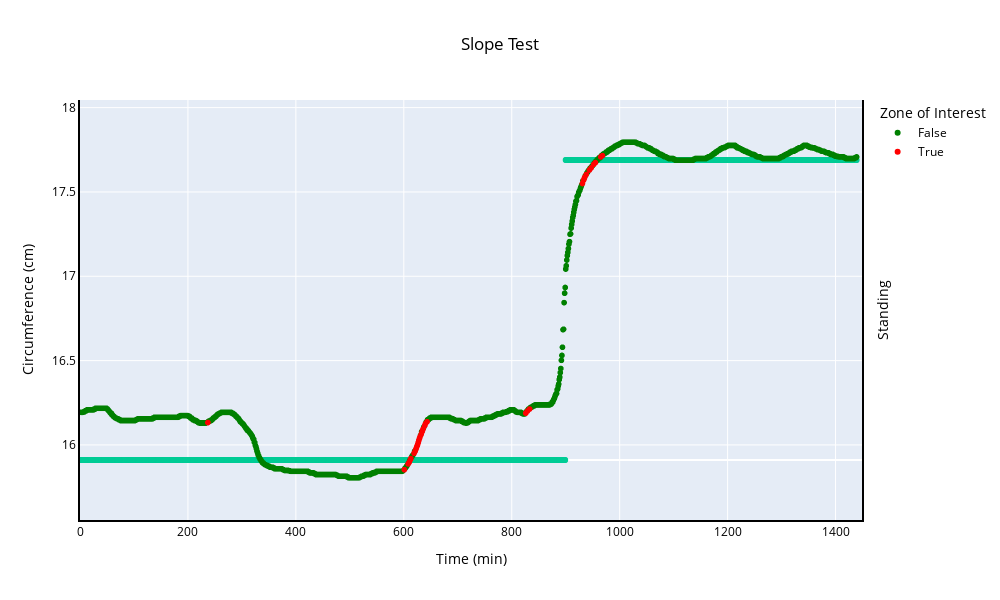

This figure's notebook cell:
### Code cell
import plotly.express as px
import pandas as pd

# Sample data setup
# Example x values
# Example y values for the first plot
second_variable_y = averaged_s  # Example y values for the second plot
# Conditions for color

data = {
    'Time (min)': averaged_x,
    'Circumference (cm)': averaged_y,
    'Standing': second_variable_y,
    'Zone of Interest': conditions_slope
}

df = pd.DataFrame(data)

# Creating the scatter plot for the first variable
fig = px.scatter(df, 
                 x='Time (min)', 
                 y='Circumference (cm)', 
                 color='Zone of Interest',  # This assigns a color based on the 'Zone of Interest' column
                 title='Scatter Plot Example',
                 color_discrete_map={True: 'red', False: 'green'})  # Mapping True to red and False to green

# Adding a scatter plot for the second variable
fig.add_scatter(x=df['Time (min)'], y=df['Standing'], 
                mode='markers', yaxis='y2', name='Standing', showlegend=False)

# Update layout for background color and axes properties
fig.update_layout({
    'xaxis': {
        'range': [0, max(averaged_x) + 10],  # Set the starting point of x-axis at 0
        'tickcolor': 'black',  # Tick marks color
        'linecolor': 'black',  # Axis line color
        'title_font': {'color': 'black'},  # Axis title color
        'tickfont': {'color': 'black'},  # Tick labels color
    },
    'yaxis': {
        'range': [min(averaged_y) - 0.25, max(averaged_y) + 0.25],  # Start y-axis at min(y_values) - 1
        'tickcolor': 'black',  # Tick marks color
        'linecolor': 'black',  # Axis line color
        'title_font': {'color': 'black'},  # Axis title color
        'tickfont': {'color': 'black'},  # Tick labels color
    },
    'yaxis2': {
        'title': 'Standing',
        'overlaying': 'y',
        'side': 'right',
        'range': [0-0.2, 1+0.2],
        'showgrid': False,
        'showticklabels': False
    },
    'title': {'text': 'Slope Test', 'x':0.5, 'xanchor': 'center', 'font': {'color': 'black'}},
})

# Update axes and tick colors for better visibility against black background
fig.update_xaxes(tickcolor='black', linecolor='black', title_font=dict(color='black'), linewidth=2)
fig.update_yaxes(tickcolor='black', linecolor='black', title_font=dict(color='black'), linewidth=2)
fig.update_layout(legend_title_font={'color': 'black'}, legend_font={'color': 'black'})

fig.update_layout(width=1000, height=600)

fig.show()

### Figure 1 — Plotly figure (JSON) as saved in the notebook; plotly's stock layout.template omitted (floating-point values rounded to 4 significant figures; data arrays with more than 128 entries replaced by an {"elided": "..."} marker saying what was removed)
{"data": [{"hovertemplate": "Zone of Interest=False<br>Time (min)=%{x}<br>Circumference (cm)=%{y}<extra></extra>", "legendgroup": "False", "marker": {"color": "green", "symbol": "circle"}, "mode": "markers", "name": "False", "showlegend": true, "type": "scattergl", "x": {"elided": "1400 int values"}, "xaxis": "x", "y": {"elided": "1400 float values"}, "yaxis": "y"}, {"hovertemplate": "Zone of Interest=True<br>Time (min)=%{x}<br>Circumference (cm)=%{y}<extra></extra>", "legendgroup": "True", "marker": {"color": "red", "symbol": "circle"}, "mode": "markers", "name": "True", "showlegend": true, "type": "scattergl", "x": [237, 601, 608, 610, 612, 613, 619, 621, 622, 623, 624, 625, 626, 627, 628, 629, 630, 632, 634, 635, 636, 639, 640, 643, 826, 829, 833, 931, 933, 934, 935, 938, 944, 947, 952, 955, 965, 968], "xaxis": "x", "y": [16.13, 15.85, 15.89, 15.9, 15.91, 15.92, 15.95, 15.96, 15.97, 15.98, 15.99, 16.0, 16.01, 16.02, 16.03, 16.04, 16.05, 16.06, 16.08, 16.09, 16.1, 16.12, 16.13, 16.14, 16.19, 16.2, 16.21, 17.55, 17.57, 17.58, 17.59, 17.6, 17.63, 17.64, 17.66, 17.67, 17.71, 17.72], "yaxis": "y"}, {"mode": "markers", "name": "Standing", "showlegend": false, "type": "scatter", "x": {"elided": "1438 int values"}, "y": {"elided": "1438 int values"}, "yaxis": "y2"}], "layout": {"height": 600, "legend": {"font": {"color": "black"}, "title": {"font": {"color": "black"}, "text": "Zone of Interest"}, "tracegroupgap": 0}, "title": {"font": {"color": "black"}, "text": "Slope Test", "x": 0.5, "xanchor": "center"}, "width": 1000, "xaxis": {"anchor": "y", "domain": [0, 1], "linecolor": "black", "linewidth": 2, "range": [0, 1449], "tickcolor": "black", "tickfont": {"color": "black"}, "title": {"font": {"color": "black"}, "text": "Time (min)"}, "type": "linear"}, "yaxis": {"anchor": "x", "domain": [0, 1], "linecolor": "black", "linewidth": 2, "range": [15.55, 18.05], "tickcolor": "black", "tickfont": {"color": "black"}, "title": {"font": {"color": "black"}, "text": "Circumference (cm)"}, "type": "linear"}, "yaxis2": {"linecolor": "black", "linewidth": 2, "overlaying": "y", "range": [-0.2, 1.2], "showgrid": false, "showticklabels": false, "side": "right", "tickcolor": "black", "title": {"font": {"color": "black"}, "text": "Standing"}, "type": "linear"}}}
